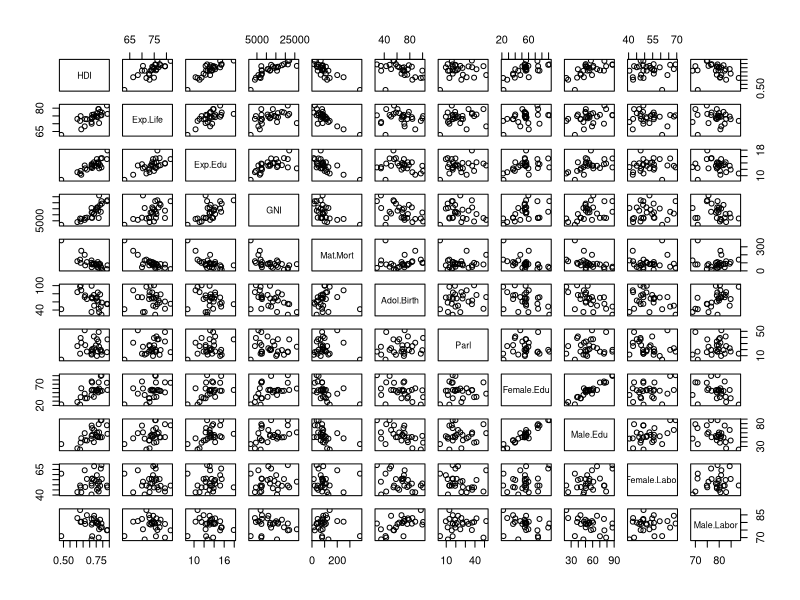
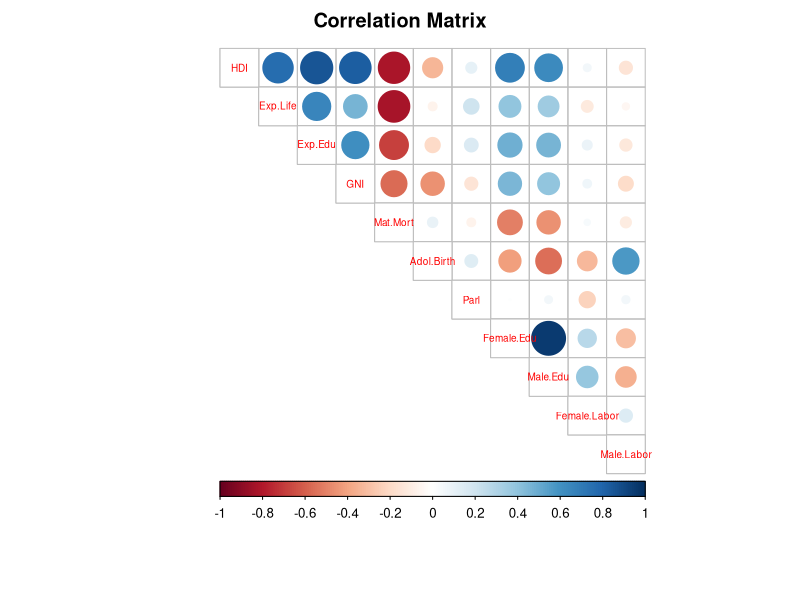
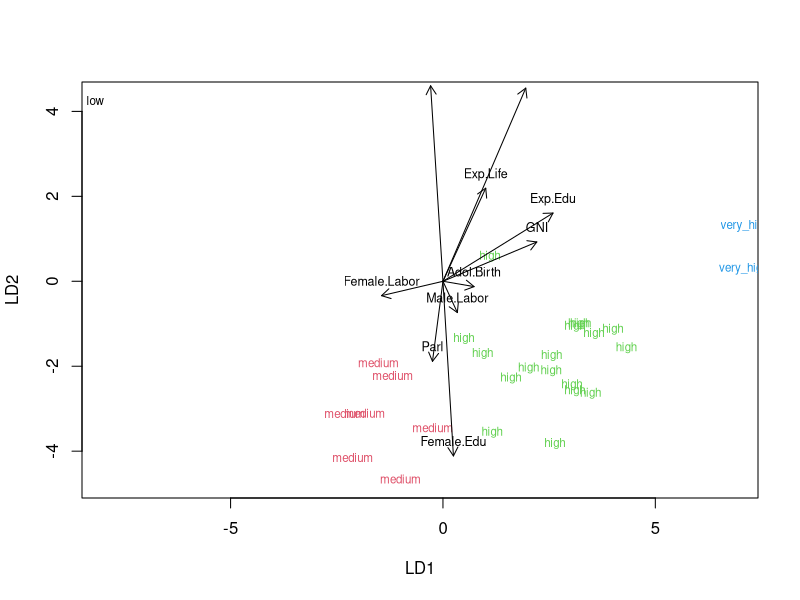
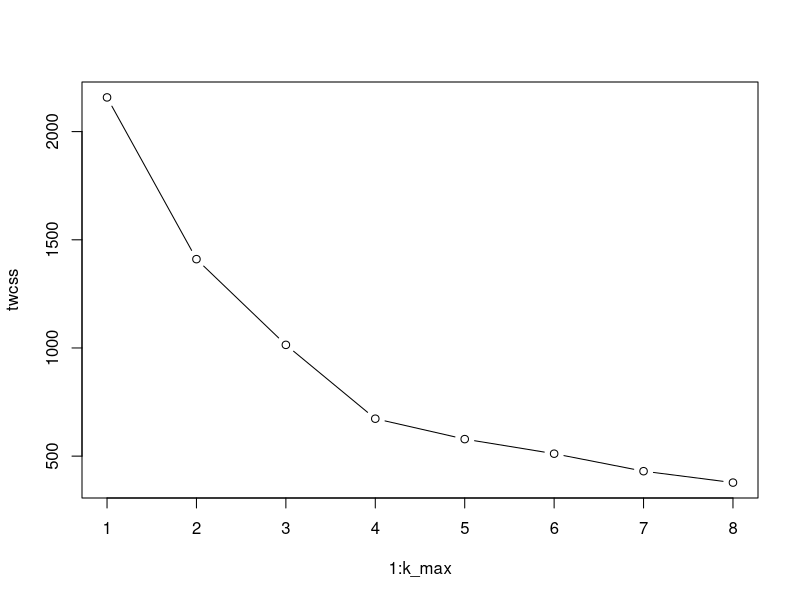
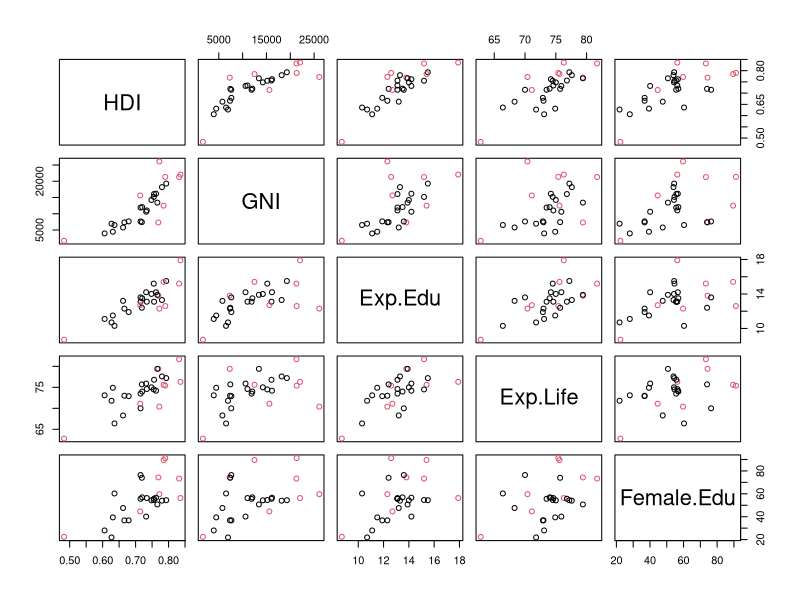

The R script that drew these images, in order:
## ---- chunk 1
library(ggplot2)
setwd("C:/Users/Guilherme/Desktop/University of Helsinki/2016-2017/Period 2/Term 3/Open Data Science/IODS Final/IODS-Final")
latam <- read.csv("humanfinal.csv", header=TRUE, row.names = 1)
str(latam)
summary(latam)
## ---- chunk 2
pairs(latam)
## ---- chunk 3
library(corrplot)
cor_matrix<-cor(latam) 
corrplot(cor_matrix, method="circle", type= "upper", cl.pos="b", tl.pos="d", tl.cex=0.6, mar = c(3,0,2,0), title= "Correlation Matrix")
## ---- chunk 4
hdi <- cut(latam$HDI, breaks = c(0, 0.550, 0.699, 0.799, 1.000), include.lowest = TRUE, label = c("low", "medium", "high", "very_high"))
table(hdi)
## ---- chunk 5
latam_scaled <- scale(latam)
summary(latam_scaled)
latam_scaled <- as.data.frame(latam_scaled)
latam_scaled <- cbind(latam_scaled, hdi)
## ---- chunk 6
library(MASS)
library(dplyr)
lda.fit <- lda(hdi ~. - HDI, data=latam_scaled)
lda.fit
lda.arrows <- function(x, myscale = 1, arrow_heads = 0.1, color = "black", tex = 0.75, choices = c(1,2)){
  heads <- coef(x)
  arrows(x0 = 0, y0 = 0, 
         x1 = myscale * heads[,choices[1]], 
         y1 = myscale * heads[,choices[2]], col=color, length = arrow_heads)
  text(myscale * heads[,choices], labels = row.names(heads), 
       cex = tex, col=color, pos=3)
}
classes <- as.numeric(latam_scaled$hdi)
plot(lda.fit, dimen = 2, col=classes, pch=classes)
lda.arrows(lda.fit, myscale = 2, arrow_heads = 0.1, color = "black", tex = 0.75, choices = c(1,2))
## ---- chunk 7
MultipleRegression <- lm(HDI ~ ., data = latam)
MultipleRegression
summary(MultipleRegression)
## ---- chunk 8
MultipleRegression2 <- lm(HDI ~ . - Male.Edu, data = latam)
MultipleRegression2
summary(MultipleRegression2)
## ---- chunk 9
MultipleRegression3 <- lm(HDI ~ . - (Male.Edu + Mat.Mort), data = latam)
MultipleRegression3
summary(MultipleRegression3)
## ---- chunk 10
MultipleRegression4 <- lm(HDI ~ . - (Male.Edu + Mat.Mort + Adol.Birth), data = latam)
MultipleRegression4
summary(MultipleRegression4)
## ---- chunk 11
MultipleRegression5 <- lm(HDI ~ . - (Male.Edu + Mat.Mort + Adol.Birth + Parl), data = latam)
MultipleRegression5
summary(MultipleRegression5)
## ---- chunk 12
MultipleRegression6 <- lm(HDI ~ . - (Male.Edu + Mat.Mort + Adol.Birth + Parl + Female.Labor), data = latam)
MultipleRegression6
summary(MultipleRegression6)
## ---- chunk 13
MultipleRegression7 <- lm(HDI ~ . - (Male.Edu + Mat.Mort + Adol.Birth + Parl + Female.Labor + Male.Labor), data = latam)
MultipleRegression7
summary(MultipleRegression7)
## ---- chunk 14
library(ggplot2)
dist <- dist(latam_scaled)
summary(dist)
k_max <- 8
twcss <- sapply(1:k_max, function(k){kmeans(dist, k)$tot.withinss})
plot(1:k_max, twcss, type='b')
km <-kmeans(dist, centers = 2)
pairs(HDI~ (GNI + Exp.Edu + Exp.Life + Female.Edu),data=latam, col = km$cluster, pch = 1, title = "K-Means")
